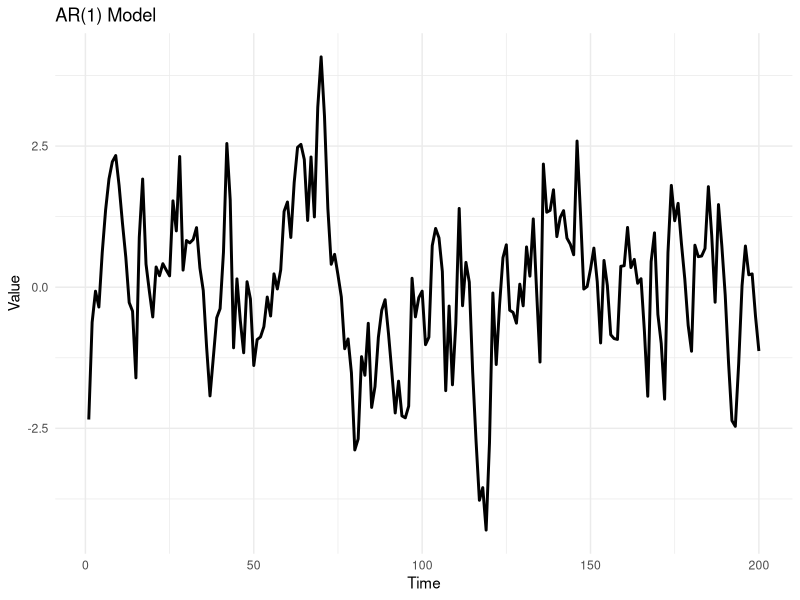
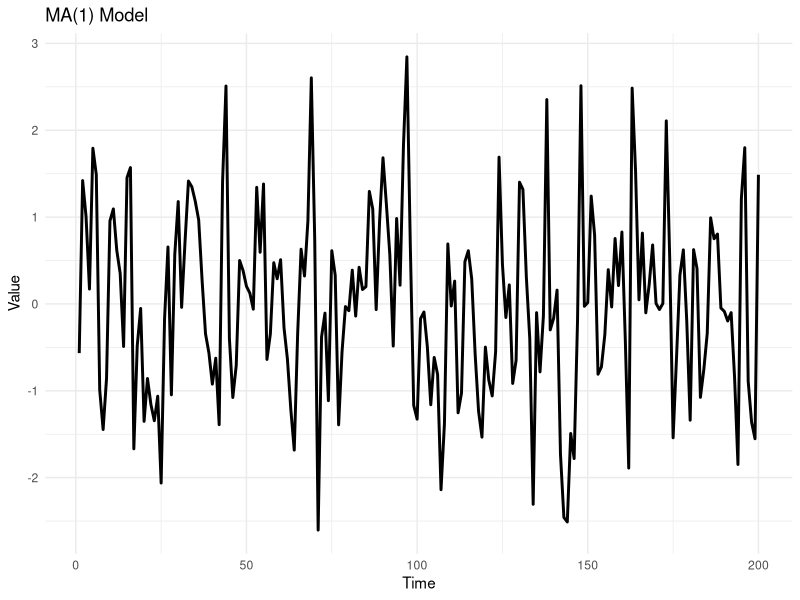
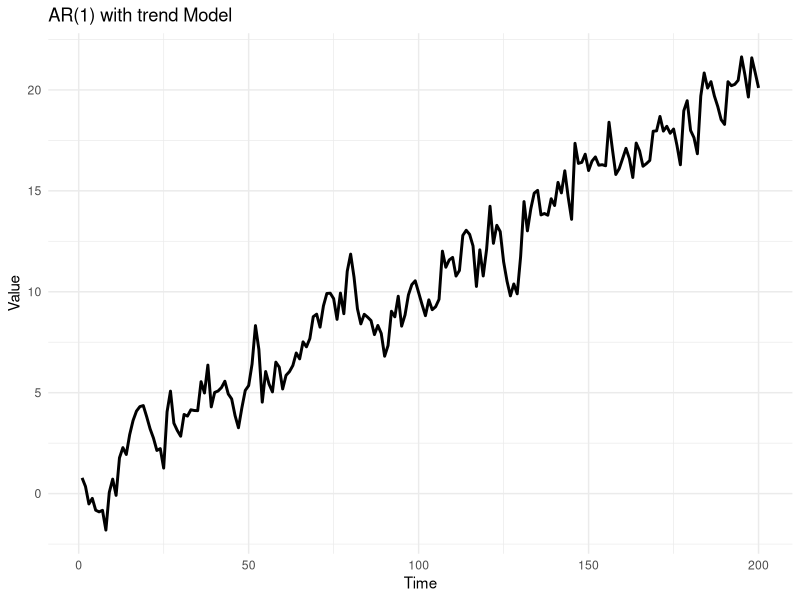
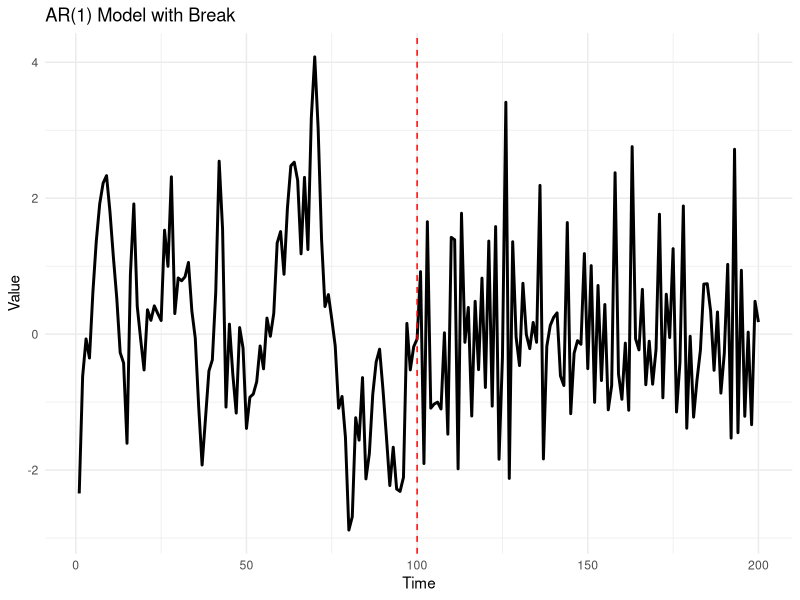
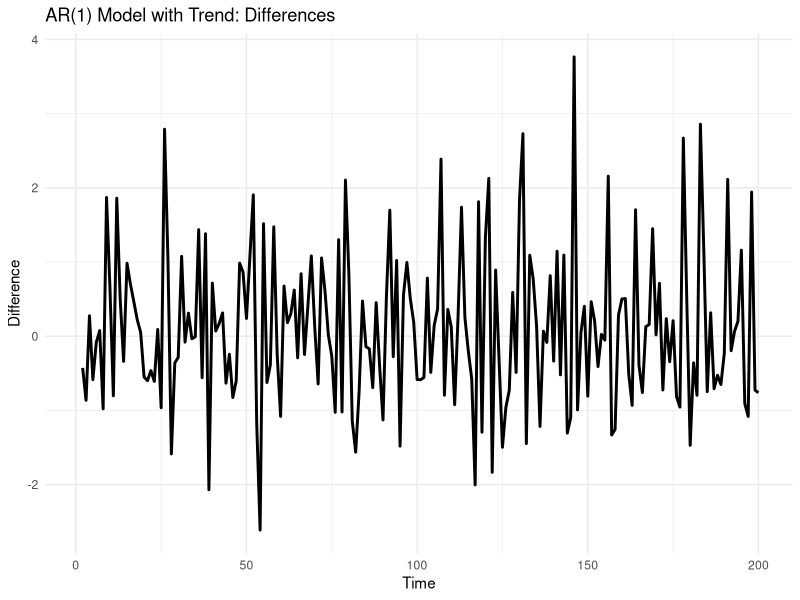
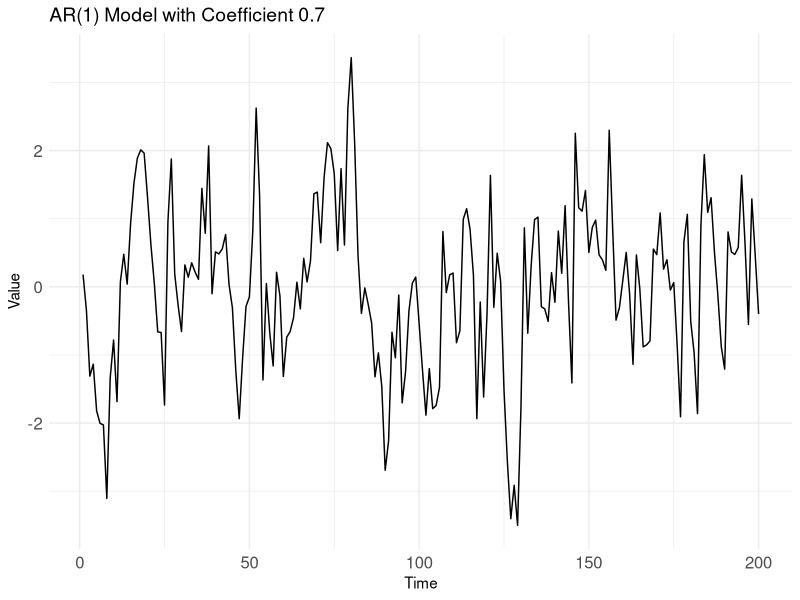
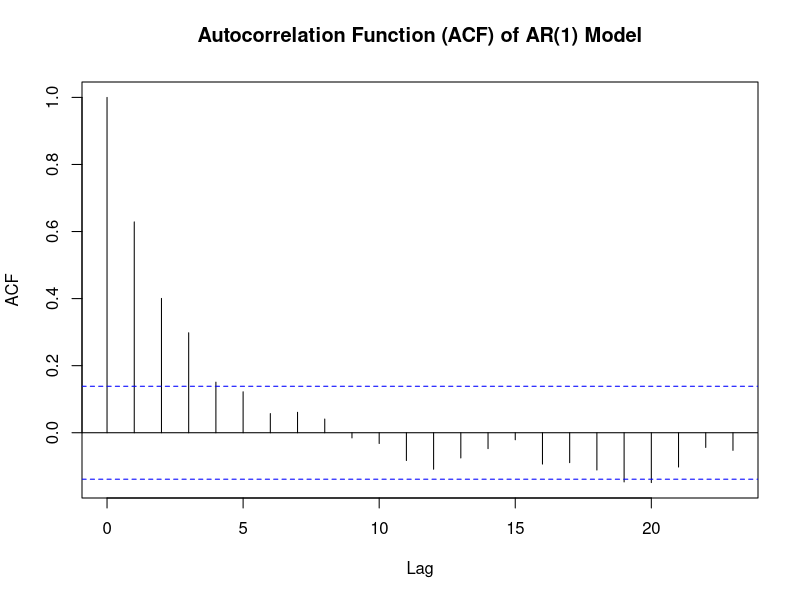
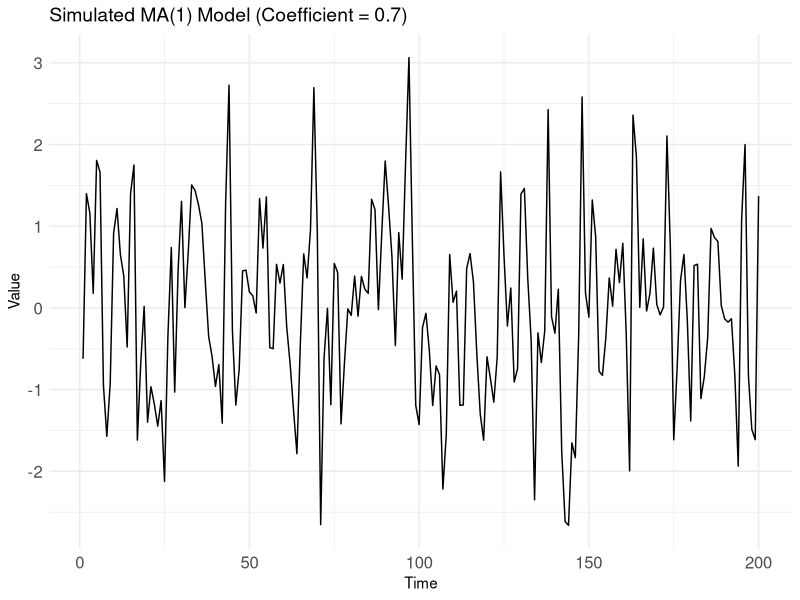

The R script that drew these images, in order:
## ---- chunk 1
# Load necessary library (if not already loaded)
library(tidyverse)
library(stats)
library(ggplot2)
# Set the parameters
phi <- 0.8  # Autoregressive coefficient
n <- 200    # Number of time points

# Simulate data from the AR(1) model
set.seed(123)  # For reproducibility
ar1_data <- arima.sim(model = list(ar = phi), n = n)
# Create a data frame with time series data
time_series_data <- data.frame(Time = 1:n, Value = ar1_data)

# Create a ggplot2 line plot
ggplot(time_series_data, aes(x = Time, y = Value)) +
  geom_line(linewidth=1) +labs(title = "AR(1) Model ", x = "Time", y = "Value") +
  theme_minimal()



## ---- chunk 2


# Set the parameters
mu <- 0       # Mean of the series
theta <- 0.6  # Moving average coefficient
n <- 200      # Number of time points

# Simulate data from the MA(1) model
set.seed(123)  # For reproducibility
ma1_data <- arima.sim(model = list(ma = theta), n = n, mean = mu)

# Create a data frame with time series data
time_series_data <- data.frame(Time = 1:n, Value = ma1_data)

# Create a ggplot2 line plot
ggplot(time_series_data, aes(x = Time, y = Value)) +
  geom_line(linewidth=1) +labs(title = "MA(1) Model ", x = "Time", y = "Value") +
  theme_minimal()

## ---- chunk 3

# Set the parameters
alpha <- 0.5  # Intercept or constant term
beta <- 0.1   # Slope of the trend
phi <- 0.7    # Autoregressive coefficient
n <- 200      # Number of time points

# Create a time sequence
time <- 1:n

# Simulate data from the AR(1) model with a trend
set.seed(123)  # For reproducibility
ar1_with_trend_data <- alpha + beta * time + arima.sim(model = list(ar = phi), n = n)
# Create a data frame with time series data
time_series_data <- data.frame(Time = 1:n, Value = ar1_with_trend_data)

# Create a ggplot2 line plot
ggplot(time_series_data, aes(x = Time, y = Value)) +
  geom_line(linewidth=1) +labs(title = "AR(1) with trend Model ", x = "Time", y = "Value") +
  theme_minimal()
## ---- chunk 4
# Load necessary libraries (if not already loaded)
library(ggplot2)

# Set a random seed for reproducibility
set.seed(123)

# Length of the time series
n <- 200

# Generate a time series with an AR(1) process before the break
ar1_before <- arima.sim(model = list(order = c(1, 0, 0), ar = 0.8), n = n/2)

# Generate a time series with a different AR(1) process after the break
ar1_after <- arima.sim(model = list(order = c(1, 0, 0), ar = -0.5), n = n/2)

# Combine the two time series at the break point
break_point <- n/2
time_series <- c(ar1_before, ar1_after)

# Create a data frame with the time series data
data <- data.frame(Time = 1:n, Value = time_series)

# Create a plot to visualize the time series
ggplot(data, aes(x = Time, y = Value)) +
  geom_line(linewidth=1) +
  geom_vline(xintercept = break_point, linetype = "dashed", color = "red") +
  labs(title = "AR(1) Model with Break", x = "Time", y = "Value") +
  theme_minimal()

## ---- chunk 5
# Load necessary libraries (if not already loaded)
library(ggplot2)

# Set random seed for reproducibility
set.seed(123)

# Define AR(1) model parameters
phi <- 0.7   # Autoregressive coefficient
beta <- 0.1  # Trend coefficient
n <- 200     # Number of time periods

# Simulate AR(1) time series data with a trend
ar1_trend_data <- arima.sim(model = list(order = c(1, 0, 0), ar = phi), n = n) + beta * 1:n

# Calculate the difference of y at each time point
differences <- diff(ar1_trend_data)

# Create a data frame with time series data and differences
time_series_data <- data.frame(Time = 1:n, Value = ar1_trend_data, Difference = c(NA, differences))

# Create a ggplot2 line plot of the differences
ggplot(time_series_data, aes(x = Time, y = Difference)) +
  geom_line(linewidth=1) +
  labs(title = "AR(1) Model with Trend: Differences", x = "Time", y = "Difference") +
  theme_minimal()


## ---- chunk 6


# Set random seed for reproducibility
set.seed(123)

# Simulate an AR(1) time series with a coefficient of 0.7
n <- 200  # Number of time periods
phi <- 0.7  # AR(1) coefficient
ar1_data <- arima.sim(model = list(order = c(1, 0, 0), ar = phi), n = n)

# Create a data frame with the simulated data
time_series_data <- data.frame(Time = 1:n, Value = ar1_data)

# Create a ggplot2 line plot of the simulated AR(1) time series
ggplot(time_series_data, aes(x = Time, y = Value)) +
  geom_line() +
  labs(title = "AR(1) Model with Coefficient 0.7", x = "Time", y = "Value") +
  theme_minimal()+theme(axis.text = element_text(size = 12),  # Adjust font size for axis labels
        plot.title = element_text(size = 14))  # Adjust font size for title

# Plot the ACF of the simulated data
acf(ar1_data, main = "Autocorrelation Function (ACF) of AR(1) Model")+
  theme(axis.text = element_text(size = 12),  # Adjust font size for axis labels
        plot.title = element_text(size = 14))  # Adjust font size for title



## ---- chunk 7

# Set random seed for reproducibility
set.seed(123)

# Simulate MA(1) model with coefficient 0.7
n <- 200  # Number of time periods
ma1_data <- arima.sim(model = list(order = c(0, 0, 1), ma = 0.7), n = n)

# Create a time series object
ma1_ts <- ts(ma1_data)

# Plot the MA(1) time series
ggplot(data.frame(Time = 1:n, Value = ma1_ts), aes(x = Time, y = Value)) +
  geom_line() +
  labs(title = "Simulated MA(1) Model (Coefficient = 0.7)", x = "Time", y = "Value") +
  theme_minimal()+theme(axis.text = element_text(size = 12),  # Adjust font size for axis labels
        plot.title = element_text(size = 14))  # Adjust font size for title

# Plot the ACF of the MA(1) model
acf(ma1_ts, main = "ACF of Simulated MA(1) Model")+theme(axis.text = element_text(size = 12),  # Adjust font size for axis labels
        plot.title = element_text(size = 14))  # Adjust font size for title


## ---- chunk 8
# Set random seed for reproducibility
set.seed(123)

# Simulate AR(3) time series data with coefficients 1.3, -0.6, and 0.1
n <- 200
ar3_data <- arima.sim(model = list(order = c(3, 0, 0), ar = c(1.4, -0.6, 0.1)), n = n)

# Calculate the ACF of the simulated data
acf_values <- acf(ar3_data, plot = FALSE)

# Extract ACF values and lags
acf_data <- data.frame(Lag = acf_values$lag, ACF = acf_values$acf)

# Create and customize the correlogram plot
library(ggplot2)

acf_plot <- ggplot(acf_data, aes(x = Lag, y = ACF)) +
  geom_bar(stat = "identity", fill = "blue", width = 0.5) +
  labs(title = "Correlogram for AR(3) Model",
       x = "Lag", y = "ACF") +
  theme_minimal() +
  theme(axis.text = element_text(size = 12),  # Adjust font size for axis labels
        plot.title = element_text(size = 14))  # Adjust font size for title

# Print the correlogram plot
print(acf_plot)

## ---- chunk 9
# Set random seed for reproducibility
set.seed(123)

# Simulate AR(3) time series data with coefficients 1.3, -0.6, and 0.1
n <- 100
ar3_data <- arima.sim(model = list(order = c(3, 0, 0), ar = c(-0.2, 0.7, 0.3)), n = n)

# Calculate the ACF of the simulated data
acf_values <- acf(ar3_data, plot = FALSE)

# Extract ACF values and lags
acf_data <- data.frame(Lag = acf_values$lag, ACF = acf_values$acf)

# Create and customize the correlogram plot
library(ggplot2)

acf_plot <- ggplot(acf_data, aes(x = Lag, y = ACF)) +
  geom_bar(stat = "identity", fill = "blue", width = 0.5) +
  labs(title = "Correlogram for AR(3) Model",
       x = "Lag", y = "ACF") +
  theme_minimal() +
  theme(axis.text = element_text(size = 12),  # Adjust font size for axis labels
        plot.title = element_text(size = 14))  # Adjust font size for title

# Print the correlogram plot
print(acf_plot)


## ---- chunk 10

# Set random seed for reproducibility
set.seed(123)

# Simulate AR(1) time series data with a coefficient of 0.8
n <- 100
ar1_data <- arima.sim(model = list(order = c(1, 0, 0), ar = 0.8), n = n)

# Calculate the PACF of the simulated data
pacf_values <- pacf(ar1_data, lag.max = 20)

# Extract PACF values
pacf_data <- data.frame(Lag = 1:20, PACF = pacf_values$acf)

# Create a custom plot of the PACF
ggplot(data = pacf_data, aes(x = Lag, y = PACF)) +
  geom_bar(stat = "identity", fill = "blue", width = 0.5) +
  labs(title = "Partial Autocorrelation Function (PACF) of AR(1) with 0.8 coefficient Model",
       x = "Lag", y = "PACF") +
  theme_minimal() +
  theme(axis.text = element_text(size = 12),  # Adjust font size for axis labels
        plot.title = element_text(size = 14))  # Adjust font size for title
## ---- chunk 11

# Set random seed for reproducibility
set.seed(123)

# Simulate AR(1) time series data with a coefficient of 0.8
n <- 100
ar1_data <- arima.sim(model = list(order = c(1, 0, 0), ar = -0.8), n = n)

# Calculate the PACF of the simulated data
pacf_values <- pacf(ar1_data, lag.max = 20)

# Extract PACF values
pacf_data <- data.frame(Lag = 1:20, PACF = pacf_values$acf)

# Create a custom plot of the PACF
ggplot(data = pacf_data, aes(x = Lag, y = PACF)) +
  geom_bar(stat = "identity", fill = "blue", width = 0.5) +
  labs(title = "Partial Autocorrelation Function (PACF) of AR(1) with -0.8 coeficient Model",
       x = "Lag", y = "PACF") +
  theme_minimal() +
  theme(axis.text = element_text(size = 12),  # Adjust font size for axis labels
        plot.title = element_text(size = 14))  # Adjust font size for title
## ---- chunk 12
# Load necessary library (if not already loaded)
library(stats)

# Simulate AR(3) time series data with coefficients 1.4, -0.6, and 0.1
n <- 100
ar3_data <- arima.sim(model = list(order = c(3, 0, 0), ar = c(1.4, -0.6, 0.1)), n = n)

# Calculate the PACF of the simulated data
pacf_values <- pacf(ar3_data, lag.max = 10)


# Plot the PACF
plot(pacf_values, main = "Partial Autocorrelation Function (PACF) of AR(3) Model",
     xlab = "Lag", ylab = "PACF", col = "blue")
## ---- chunk 13
# Load necessary library (if not already loaded)
library(stats)

# Simulate AR(3) time series data with coefficients 1.4, -0.6, and 0.1
n <- 100
ar3_data <- arima.sim(model = list(order = c(3, 0, 0), ar = c(-0.2, 0.7, 0.3)), n = n)

# Calculate the PACF of the simulated data
pacf_values <- pacf(ar3_data, lag.max = 10)


# Plot the PACF
plot(pacf_values, main = "Partial Autocorrelation Function (PACF) of AR(3) Model",
     xlab = "Lag", ylab = "PACF", col = "blue")
## ---- chunk 14
# Load necessary library (if not already loaded)
library(stats)

# Simulate MA(3) time series data with coefficients 0.7, -0.3, and -0.2
n <- 100
ma3_data <- arima.sim(model = list(order = c(0, 0, 3), ma = c(0.7, -0.3, -0.2)), n = n)

# Calculate the ACF and PACF of the simulated data
acf_values <- acf(ma3_data, lag.max = 10, plot = FALSE)
pacf_values <- pacf(ma3_data, lag.max = 10, plot = FALSE)

# Plot the ACF
par(mfrow = c(2, 1))  # Create a 2x1 grid of plots
plot(acf_values, main = "Autocorrelation Function (ACF) of MA(3) Model",
     xlab = "Lag", ylab = "ACF", col = "blue")

# Plot the PACF
plot(pacf_values, main = "Partial Autocorrelation Function (PACF) of MA(3) Model",
     xlab = "Lag", ylab = "PACF", col = "red")

## ---- chunk 15
#| echo: false
#| eval: true
# Set the parameters
mu <- 0       # Mean of the series
theta <- 0.6  # Moving average coefficient
n <- 200      # Number of time points

# Simulate data from the MA(1) model
set.seed(123)  # For reproducibility
ma1_data <- arima.sim(model = list(ma = theta), n = n, mean = mu)

# Create a data frame with time series data
time_series_data <- data.frame(Time = 1:n, Value = ma1_data)

# Create a ggplot2 line plot
ggplot(time_series_data, aes(x = Time, y = Value)) +
  geom_line(linewidth=1) +labs(title = "MA(1) Model ", x = "Time", y = "Value") +
  theme_minimal()

## ---- chunk 16
#| echo: false
#| eval: true
phi <- 0.8  # Autoregressive coefficient
n <- 200    # Number of time points

# Simulate data from the AR(1) model
set.seed(123)  # For reproducibility
ar1_data <- arima.sim(model = list(ar = phi), n = n)
# Create a data frame with time series data
time_series_data <- data.frame(Time = 1:n, Value = ar1_data)
# Create a ggplot2 line plot
ggplot(time_series_data, aes(x = Time, y = Value)) +
  geom_line(linewidth=1) +labs(title = "AR(1) Model ", x = "Time", y = "Value") +
  theme_minimal()
## ---- chunk 17
# Plot the ACF of the simulated data
acf(ar1_data, main = "Autocorrelation Function (ACF) of AR(1) Model")+
  theme(axis.text = element_text(size = 12),  # Adjust font size for axis labels
        plot.title = element_text(size = 14))  # Adjust font size for title

## ---- chunk 18
# Calculate the PACF of the simulated data
pacf_values <- pacf(ar1_data, lag.max = 20)

# Extract PACF values
pacf_data <- data.frame(Lag = 1:20, PACF = pacf_values$acf)

# Create a custom plot of the PACF
ggplot(data = pacf_data, aes(x = Lag, y = PACF)) +
  geom_bar(stat = "identity", fill = "blue", width = 0.5) +
  labs(title = "Partial Autocorrelation Function (PACF) of AR(1) with -0.8 coeficient Model",
       x = "Lag", y = "PACF") +
  theme_minimal() +
  theme(axis.text = element_text(size = 12),  # Adjust font size for axis labels
        plot.title = element_text(size = 14))  # Adjust font size for title
## ---- chunk 19
# Set random seed for reproducibility
set.seed(123)

# Simulate MA(1) model with coefficient 0.7
n <- 200  # Number of time periods
ma1_data <- arima.sim(model = list(order = c(0, 0, 1), ma = 0.7), n = n)

# Create a time series object
ma1_ts <- ts(ma1_data)

# Plot the MA(1) time series
ggplot(data.frame(Time = 1:n, Value = ma1_ts), aes(x = Time, y = Value)) +
  geom_line() +
  labs(title = "Simulated MA(1) Model (Coefficient = 0.7)", x = "Time", y = "Value") +
  theme_minimal()+theme(axis.text = element_text(size = 12),  # Adjust font size for axis labels
        plot.title = element_text(size = 14))  # Adjust font size for title

# Plot the ACF of the MA(1) model
acf(ma1_ts, main = "ACF of Simulated MA(1) Model")+theme(axis.text = element_text(size = 12),  # Adjust font size for axis labels
        plot.title = element_text(size = 14))  # Adjust font size for title
## ---- chunk 20
# Load the required package
library(stats)

# Generate MA(1) data
set.seed(123)
ma_data <- arima.sim(model = list(ma = 0.7), n = 200)

# Compute PACF for MA(1) model
pacf_values <- pacf(ma_data, lag.max = 10, plot = FALSE)

# Plot PACF
plot(pacf_values, type = "h", main = "PACF of MA(1) Model")

